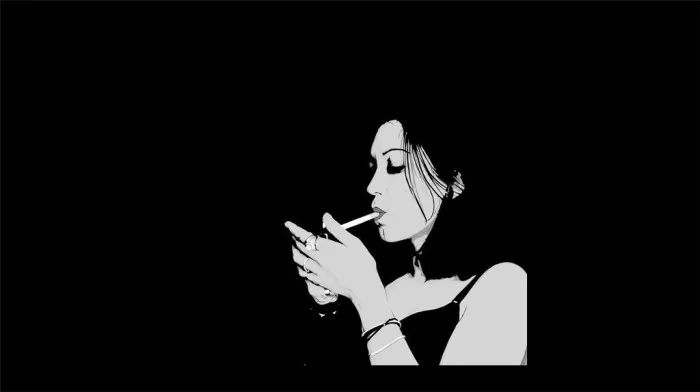
//> input picture otsu_segement/women.jpg, 700 x 392 px
$ ./otsu_seg   (built with g++ and OpenCV 4)
//> lines starting //> are read from the running program, lines starting //| are printed output that depends on the picture; after the words box and inside, x2 and y2 are one past the last pixel; in counts of white or black regions, pixels touching at a corner belong together
#include <opencv2/highgui/highgui.hpp>
#include <opencv2/imgproc/imgproc.hpp>
#include <opencv2/core/core.hpp>
#include <iostream>
#include <stdio.h>
#include <algorithm>

using namespace cv;
using namespace std;

//***************Otsu算法通过求类间方差极大值求自适应阈值******************
int OtsuAlgThreshold(const Mat image);

int main(int argc,char *argv[])
{
    string fileName = "../women.jpg";
    if(argc>1)
        fileName = argv[1];
    Mat image=imread(fileName);
//> image is the input picture: 392 rows x 700 cols, CV_8UC3; min 0, max 255, mean 17.9
    imshow("SoureImage",image);
    cvtColor(image,image,CV_RGB2GRAY);
//> image: 392 rows x 700 cols, CV_8UC1
    Mat imageOutput;
    Mat imageOtsu;
    int thresholdValue=OtsuAlgThreshold(image);
    cout<<"类间方差为： "<<thresholdValue<<endl;
    threshold(image,imageOutput,thresholdValue,255,CV_THRESH_BINARY);
    threshold(image,imageOtsu,0,255,CV_THRESH_OTSU); //Opencv Otsu算法
    imshow("Output Image",imageOutput);
    imshow("Opencv Otsu",imageOtsu);
    waitKey();
    return 0;
}

int OtsuAlgThreshold(const Mat image)
{
    if(image.channels()!=1)
    {
        cout<<"Please input Gray-image!"<<endl;
        return 0;
    }
    int T=0; //Otsu算法阈值
    double varValue=0; //类间方差中间值保存
    double w0=0; //前景像素点数所占比例
    double w1=0; //背景像素点数所占比例
    double u0=0; //前景平均灰度
    double u1=0; //背景平均灰度
    double Histogram[256]={0}; //灰度直方图，下标是灰度值，保存内容是灰度值对应的像素点总数
    int Histogram1[256]={0};
    uchar *data=image.data;
    double totalNum=image.rows*image.cols; //像素总数
//> totalNum = 274400
    //计算灰度直方图分布，Histogram数组下标是灰度值，保存内容是灰度值对应像素点数
    for(int i=0;i<image.rows;i++)   //为表述清晰，并没有把rows和cols单独提出来
    {
        for(int j=0;j<image.cols;j++)
        {
            Histogram[data[i*image.step+j]]++;
            Histogram1[data[i*image.step+j]]++;
        }
    }
//> after the loop, Histogram = 256 values, max 225585 at index 0, min 4 at index 241, mean 1071.9; Histogram1 has the same summary as Histogram

    //***********画出图像直方图********************************
    Mat image1(255,255,CV_8UC3);
    int max_value = *max_element(Histogram1,Histogram1+256);
//> max_value = 225585
    int zoom = max_value/235;
//> zoom = 959
    for(int i=0;i<255;i++)
    {
        Histogram1[i]=Histogram1[i]/zoom;
        //Histogram1[i]=Histogram1[i]%200;
        line(image1,Point(i,235),Point(i,235-Histogram1[i]),Scalar(255,0,0),1,8,0);
        if(i%50==0)
        {
            char ch[255];
            sprintf(ch,"%d",i); //int转换成string
            string str=ch;
            putText(image1,str,Point(i,250),1,1,Scalar(0,0,255));
        }
    }
//> this loop made 255 passes
//> pass 1, in OtsuAlgThreshold, `putText(image1,str,Point(i,250),1,1,Scalar(0,0,255));`:
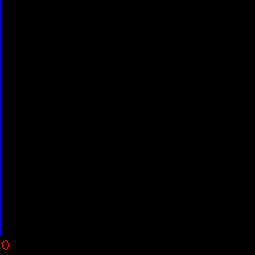
//> image1: 255 rows x 255 cols, CV_8UC3; mean B, G, R 0.9, 0, 0.1
//> after the loop:
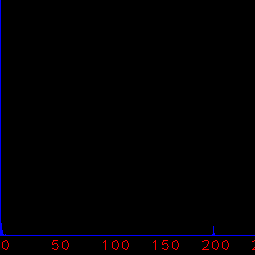
//> image1: 255 rows x 255 cols, CV_8UC3; 0.8% of pixels changed, all inside (x1, y1, x2, y2) = (1, 223, 255, 250)
//> after the loop, Histogram1 = 256 values, max 235 at index 0, min 0 at index 4, mean 1.19

    //***********画出图像直方图********************************
    for(int i=0;i<255;i++)
    {
        //每次遍历之前初始化各变量
        w1=0;       u1=0;       w0=0;       u0=0;
        //***********背景各分量值计算**************************
        for(int j=0;j<=i;j++) //背景部分各值计算
        {
            w1+=Histogram[j];  //背景部分像素点总数
            u1+=j*Histogram[j]; //背景部分像素总灰度和
        }
        if(w1==0) //背景部分像素点数为0时退出
        {
            break;
        }
        u1=u1/w1; //背景像素平均灰度
        w1=w1/totalNum; // 背景部分像素点数所占比例
        //***********背景各分量值计算**************************

        //***********前景各分量值计算**************************
        for(int k=i+1;k<255;k++)
        {
            w0+=Histogram[k];  //前景部分像素点总数
            u0+=k*Histogram[k]; //前景部分像素总灰度和
        }
        if(w0==0) //前景部分像素点数为0时退出
        {
            break;
        }
        u0=u0/w0; //前景像素平均灰度
        w0=w0/totalNum; // 前景部分像素点数所占比例
        //***********前景各分量值计算**************************

        //***********类间方差计算******************************
        double varValueI=w0*w1*(u1-u0)*(u1-u0); //当前类间方差计算
        if(varValue<varValueI)
        {
            varValue=varValueI;
            T=i;
        }
    }
//> this loop made 255 passes
//> (w1, u1, w0, u0, varValueI, varValue) on passes 1 to 12: (0.822, 0, 0.178, 100.6, 1480.2, 1480.2), (0.865, 0.0492, 0.135, 132, 2034.8, 2034.8), (0.884, 0.091, 0.116, 153.1, 2406.9, 2406.9), (0.887, 0.103, 0.113, 158.1, 2494.1, 2494.1), (0.889, 0.111, 0.111, 160.6, 2536.8, 2536.8), (0.895, 0.145, 0.105, 169.9, 2696.5, 2696.5), (0.896, 0.152, 0.103, 171.7, 2726.9, 2726.9), (0.9, 0.179, 0.1, 177.3, 2823.4, 2823.4), (0.901, 0.186, 0.0991, 178.8, 2848, 2848), (0.901, 0.193, 0.0984, 180, 2869.1, 2869.1), (0.902, 0.202, 0.0976, 181.5, 2893.3, 2893.3), (0.903, 0.208, 0.0971, 182.4, 2907.8, 2907.8)
//> (u1, w1, w0, u0, varValueI, varValue) on passes 61 to 66: (0.471, 0.913, 0.087, 200.6, 3182.5, 3182.5), (0.476, 0.913, 0.087, 200.7, 3183.6, 3183.6), (0.481, 0.913, 0.0869, 200.9, 3184.9, 3184.9), (0.487, 0.913, 0.0868, 201, 3186.2, 3186.2), (0.492, 0.913, 0.0867, 201.1, 3187.2, 3187.2), (0.496, 0.913, 0.0867, 201.2, 3188, 3188)
    //画出以T为阈值的分割线
    line(image1,Point(T,235),Point(T,0),Scalar(0,0,255),2,8);
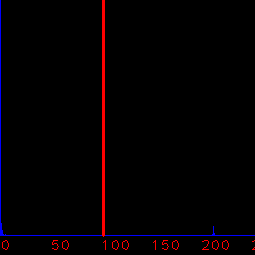
//> image1: 255 rows x 255 cols, CV_8UC3; 1.09% of pixels changed, all inside (x1, y1, x2, y2) = (102, 0, 105, 237)
//| 类间方差为： 103
//> in main, `threshold(image,imageOutput,thresholdValue,255,CV_THRESH_BINARY);`:
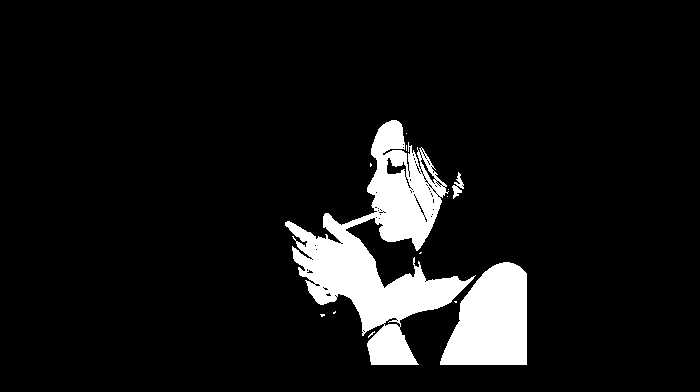
//> imageOutput: 392 rows x 700 cols, CV_8UC1; 8.4% white; 13 white regions (10 under 20 px), largest, box (x1, y1, x2, y2) and area: (285, 120, 476, 365) 16125, (440, 262, 527, 365) 6654, (452, 172, 464, 199) 141
    imshow("直方图",image1);
    return T;
}
